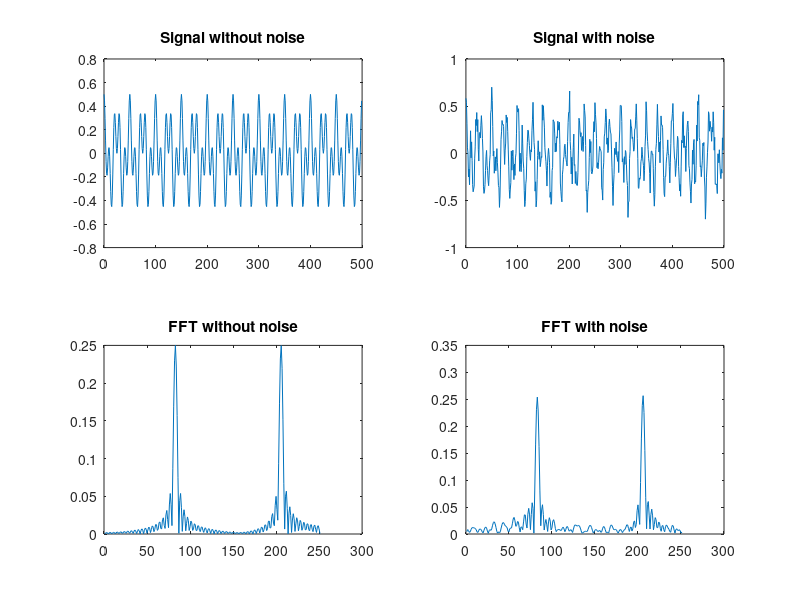
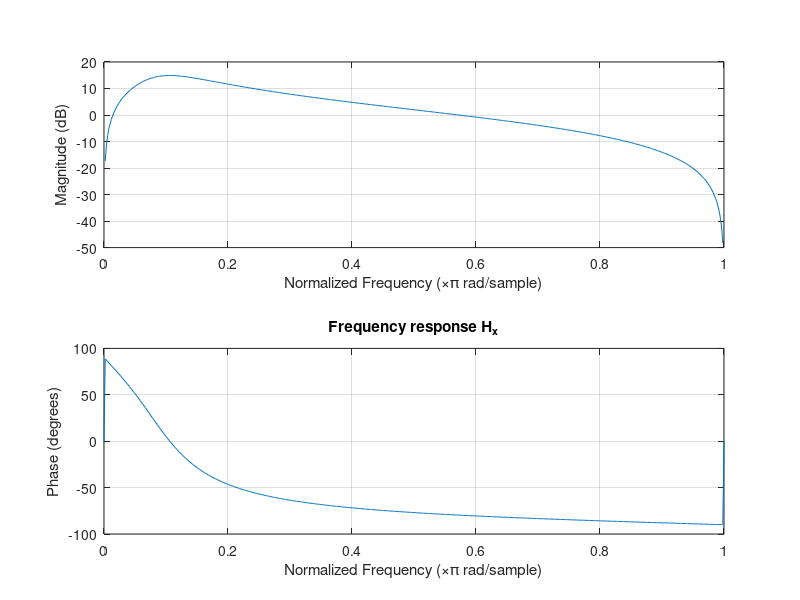
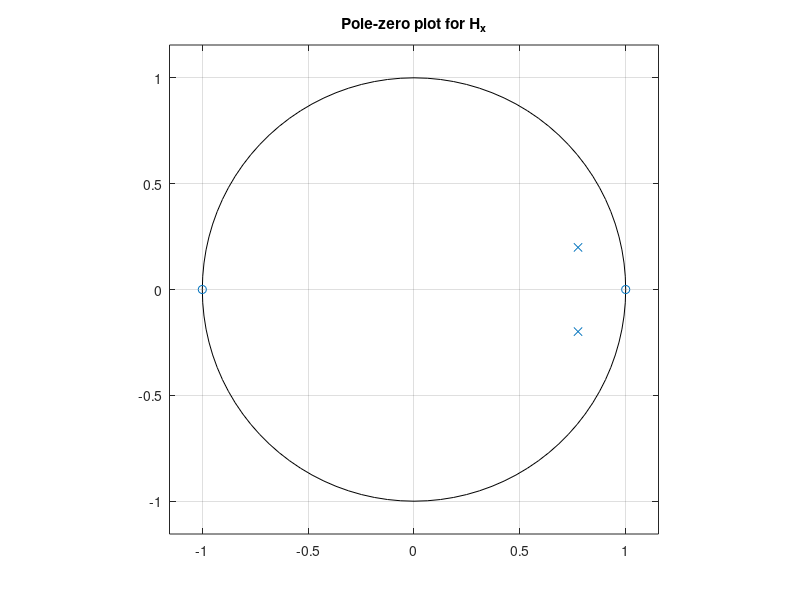
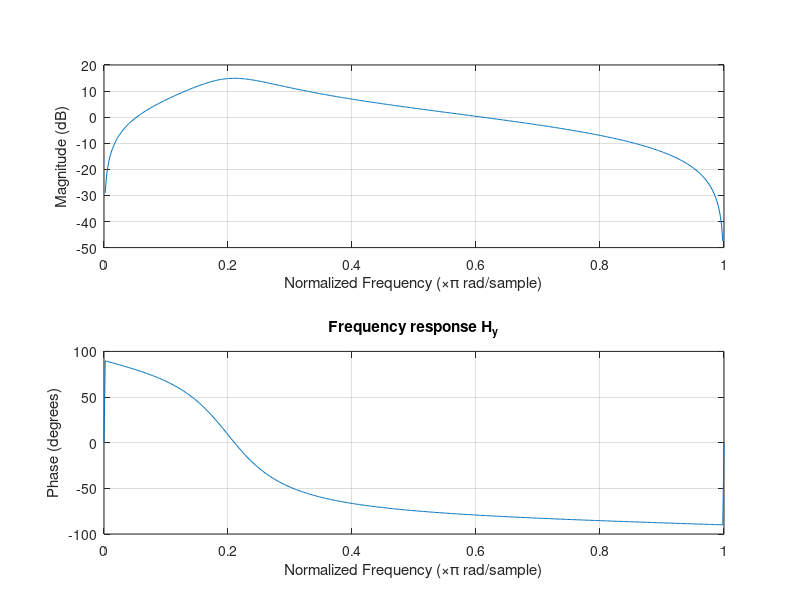

The MATLAB source for these figures, in order:
%% Problem 4 - a
Ax = 0.25;
Ay = 0.25;
Anoise = 0.1; % amplitude of noise
fx = 0.04;
fy = 0.10;
L  = 500;
n = 0:1:(L-1);


d = Ax*cos(2*pi()*fx*n) + Ay*cos(2*pi()*fy*n);
e = Anoise*randn(size(d));

FFT_N = 2048;

% without noise
Y = fft(d, FFT_N);
P2 = abs(Y/L); % two sided spectrum
P1 = P2(1:L/2+1);
P1(2:end-1) = 2*P1(2:end-1); % P1 = one sided spectrum

subplot(2,2,1); 
plot(n, d);  title('Signal without noise');
subplot(2,2,3);
plot(P1);   title('FFT without noise');

% with noise
Y = fft(d+e, FFT_N);
P2 = abs(Y/L); % two sided spectrum
P1 = P2(1:L/2+1);
P1(2:end-1) = 2*P1(2:end-1); % P1 = one sided spectrum

subplot(2,2,2); 
plot(n, d+e);  title('Signal with noise');
subplot(2,2,4);
plot(P1);   title('FFT with noise');

%% Problem 4 - Digital resonators
alpha = 0.8; % distance from origin to pole

% x resonator
wx = 2*pi()*fx;
px = alpha*exp(i*wx);
Hx_B = [1 0 -1];
Hx_A = [1 -2*alpha*cos(wx) alpha^2];

% y resonator
wy = 2*pi()*fy;
py = alpha*exp(i*wy);
Hy_B = [1 0 -1];
Hy_A = [1 -2*alpha*cos(wy) alpha^2];

figure(); freqz(Hx_B, Hx_A);  title('Frequency response H_x');
figure(); zplane(Hx_B, Hx_A); title('Pole-zero plot for H_x')
figure(); freqz(Hy_B, Hy_A);  title('Frequency response H_y');
figure(); zplane(Hy_B, Hy_A); title('Pole-zero plot for H_y');

qx = filter(Hx_B, Hx_A, d+e);
qy = filter(Hy_B, Hy_A, d+e);

figure();
% raw
Y = fft(d+e, FFT_N);
P2 = abs(Y/L); % two sided spectrum
P1 = P2(1:L/2+1);
P1(2:end-1) = 2*P1(2:end-1); % P1 = one sided spectrum

subplot(2,4,1); 
plot(n, d+e); title('Raw data');
subplot(2,4,5);
plot(P1); title('FFT of raw');


% x-filter
Y = fft(qx, FFT_N);
P2 = abs(Y/L); % two sided spectrum
P1 = P2(1:L/2+1);
P1(2:end-1) = 2*P1(2:end-1); % P1 = one sided spectrum

subplot(2,4,2); 
plot(n, qx); title('Output from q_x');
subplot(2,4,6);
plot(P1); title('FFT for q_x');

% y-filter
Y = fft(qy, FFT_N);
P2 = abs(Y/L); % two sided spectrum
P1 = P2(1:L/2+1);
P1(2:end-1) = 2*P1(2:end-1); % P1 = one sided spectrum

subplot(2,4,3); 
plot(n, qy);  title('Output from q_y');
subplot(2,4,7);
plot(P1);   title('FFT for q_y');


% both resonators
T = filter(Hx_B, Hx_A, d+e);
T = filter(Hy_B, Hy_A, T);
Y = fft(T, FFT_N);
P2 = abs(Y/L); % two sided spectrum
P1 = P2(1:L/2+1);
P1(2:end-1) = 2*P1(2:end-1); % P1 = one sided spectrum

subplot(2,4,4); 
plot(n, T); title('Output');
subplot(2,4,8);
plot(P1);   title('FFT of output');


